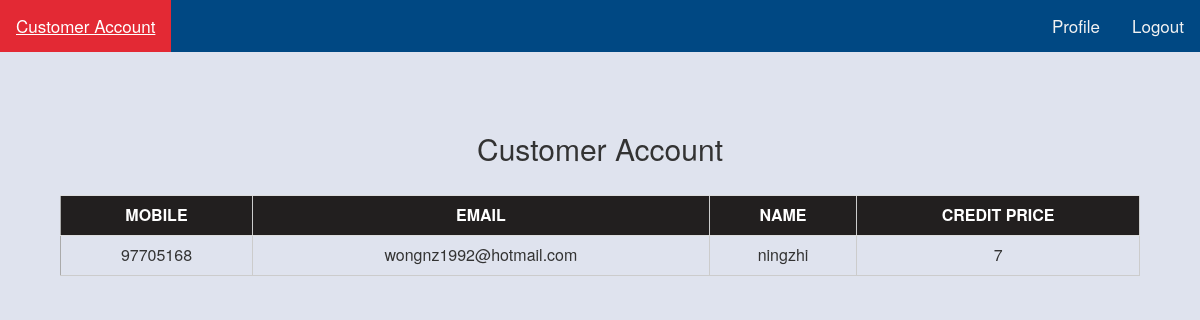
/admin/admin_home.php (signed in), run on the app's committed database.
### tables this page shows
CREATE TABLE `customers` (
  `custID` int(11) NOT NULL,
  `custEmail` varchar(100) NOT NULL,
  `custName` varchar(100) NOT NULL,
  `custMobile` int(11) NOT NULL,
  `custCredit` int(11) NOT NULL
);

### admin/admin_home.php (the view, shortened to what this page needs)
<?php
include "../config.php";
$query = "SELECT * FROM customers";
$result = mysqli_query($db, $query);
?>
<html>
    <head>
        <link rel="stylesheet" href="../css/navigation.css" type="text/css"/>
          <link rel="stylesheet" href="../css/table.css" type="text/css"/>
        <link rel="stylesheet" href="https://maxcdn.bootstrapcdn.com/bootstrap/3.3.7/css/bootstrap.min.css">
        <link rel="stylesheet" type="text/css" href="../css/content.css">
    </head>
    <body>
        <div class="topnav">
            <a class="active" href="admin_home.php">Customer Account</a>
            <a id="right" href="../doLogout.php" class="btn-logout">Logout</a>
            <a id="right" href="admin_profile.php">Profile</a>
        </div>
          <div style="padding:60px;">
            <h2 class="text-center white">Customer Account</h2><br>
            <table class="table" border="1">
                <tr class="tableheader">
                    <th class="th">MOBILE</th>
                    <th class="th">EMAIL</th>
                    <th class="th">NAME</th>
                    <th class="th">CREDIT PRICE</th>
                </tr>
                <?php
                while ($row = mysqli_fetch_assoc($result)) {
                    echo "<tr>\n";
                    echo "  <td  class='td'>" . $row['custMobile'] . "  </td>" . "\n";
                    echo "  <td  class='td'>" . $row['custEmail'] . "  </td>" . "\n";
                    echo "  <td  class='td'>" . $row['custName'] . "  </td>" . "\n";
                    echo "  <td  class='td'>" . $row['custCredit'] . "  </td>" . "\n";
                    echo "</tr>\n";
                }
                ?>
            </table>
        </div>
    </body>
</html>

### css/navigation.css (style rules this page uses)
body { margin:0; }
.topnav { overflow: hidden; background-color: #004883; }
.topnav a { float: left; display: block; color: #f2f2f2; text-align: center; padding: 14px 16px; text-decoration: none; font-size: 17px; }
.topnav a.active { background-color: #E32934; color: white; }
#right { float:right; }

### css/table.css (style rules this page uses)
.table { border-top: 1px solid #aaa; border-left: 1px solid #aaa; border-right: 1px solid #ccc; border-bottom: 1px solid #ccc; }
.th { text-align: center; background-color: #221F1F; color: white; }
.td { text-align: center; }
.tableheader { background-color: lightgray; }

### css/content.css (style rules this page uses)
body { background-color:#DFE3EE ; }

### data on the page
customers: custMobile "97705168", custEmail "wongnz1992@hotmail.com", custName "ningzhi", custCredit "7"
